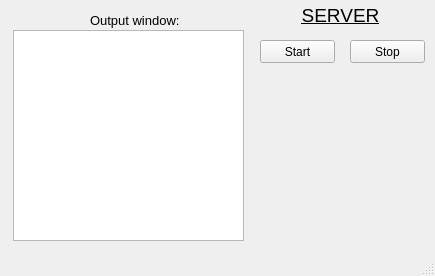
<?xml version="1.0" encoding="UTF-8"?>
<ui version="4.0">
 <class>MainWindow</class>
 <widget class="QMainWindow" name="MainWindow">
  <property name="geometry">
   <rect>
    <x>0</x>
    <y>0</y>
    <width>435</width>
    <height>276</height>
   </rect>
  </property>
  <property name="windowTitle">
   <string>MainWindow</string>
  </property>
  <widget class="QWidget" name="centralwidget">
   <widget class="QPushButton" name="ButtonStart">
    <property name="geometry">
     <rect>
      <x>260</x>
      <y>40</y>
      <width>75</width>
      <height>23</height>
     </rect>
    </property>
    <property name="text">
     <string>Start</string>
    </property>
   </widget>
   <widget class="QPushButton" name="ButtonStop">
    <property name="geometry">
     <rect>
      <x>350</x>
      <y>40</y>
      <width>75</width>
      <height>23</height>
     </rect>
    </property>
    <property name="text">
     <string>Stop</string>
    </property>
   </widget>
   <widget class="QLabel" name="label">
    <property name="geometry">
     <rect>
      <x>300</x>
      <y>0</y>
      <width>81</width>
      <height>31</height>
     </rect>
    </property>
    <property name="font">
     <font>
      <pointsize>14</pointsize>
      <weight>50</weight>
      <italic>false</italic>
      <bold>false</bold>
      <underline>true</underline>
     </font>
    </property>
    <property name="cursor">
     <cursorShape>ArrowCursor</cursorShape>
    </property>
    <property name="text">
     <string>SERVER</string>
    </property>
    <property name="alignment">
     <set>Qt::AlignCenter</set>
    </property>
   </widget>
   <widget class="QTextEdit" name="textEdit">
    <property name="geometry">
     <rect>
      <x>13</x>
      <y>30</y>
      <width>231</width>
      <height>211</height>
     </rect>
    </property>
    <property name="html">
     <string>&lt;!DOCTYPE HTML PUBLIC &quot;-//W3C//DTD HTML 4.0//EN&quot; &quot;http://www.w3.org/TR/REC-html40/strict.dtd&quot;&gt;
&lt;html&gt;&lt;head&gt;&lt;meta name=&quot;qrichtext&quot; content=&quot;1&quot; /&gt;&lt;style type=&quot;text/css&quot;&gt;
p, li { white-space: pre-wrap; }
&lt;/style&gt;&lt;/head&gt;&lt;body style=&quot; font-family:'MS Shell Dlg 2'; font-size:8.25pt; font-weight:400; font-style:normal;&quot;&gt;
&lt;p style=&quot;-qt-paragraph-type:empty; margin-top:0px; margin-bottom:0px; margin-left:0px; margin-right:0px; -qt-block-indent:0; text-indent:0px;&quot;&gt;&lt;br /&gt;&lt;/p&gt;&lt;/body&gt;&lt;/html&gt;</string>
    </property>
   </widget>
   <widget class="QLabel" name="label_2">
    <property name="geometry">
     <rect>
      <x>90</x>
      <y>10</y>
      <width>90</width>
      <height>20</height>
     </rect>
    </property>
    <property name="font">
     <font>
      <pointsize>10</pointsize>
      <weight>50</weight>
      <bold>false</bold>
     </font>
    </property>
    <property name="text">
     <string>Output window:</string>
    </property>
   </widget>
   <zorder>ButtonStop</zorder>
   <zorder>label</zorder>
   <zorder>textEdit</zorder>
   <zorder>label_2</zorder>
   <zorder>ButtonStart</zorder>
  </widget>
  <widget class="QMenuBar" name="menubar">
   <property name="geometry">
    <rect>
     <x>0</x>
     <y>0</y>
     <width>435</width>
     <height>21</height>
    </rect>
   </property>
  </widget>
  <widget class="QStatusBar" name="statusbar"/>
 </widget>
 <resources/>
 <connections/>
</ui>
